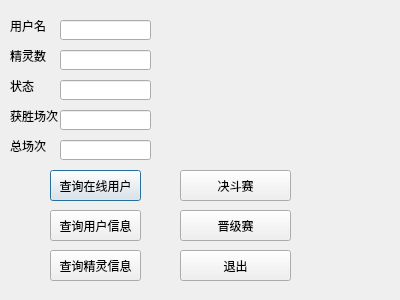
<?xml version="1.0" encoding="UTF-8"?>
<ui version="4.0">
 <class>Login</class>
 <widget class="QDialog" name="Login">
  <property name="geometry">
   <rect>
    <x>0</x>
    <y>0</y>
    <width>400</width>
    <height>300</height>
   </rect>
  </property>
  <property name="windowTitle">
   <string>Dialog</string>
  </property>
  <widget class="QLabel" name="label">
   <property name="geometry">
    <rect>
     <x>10</x>
     <y>20</y>
     <width>54</width>
     <height>12</height>
    </rect>
   </property>
   <property name="text">
    <string>用户名</string>
   </property>
  </widget>
  <widget class="QLabel" name="label_2">
   <property name="geometry">
    <rect>
     <x>10</x>
     <y>50</y>
     <width>54</width>
     <height>12</height>
    </rect>
   </property>
   <property name="text">
    <string>精灵数</string>
   </property>
  </widget>
  <widget class="QLabel" name="label_4">
   <property name="geometry">
    <rect>
     <x>10</x>
     <y>110</y>
     <width>54</width>
     <height>12</height>
    </rect>
   </property>
   <property name="text">
    <string>获胜场次</string>
   </property>
  </widget>
  <widget class="QLabel" name="label_5">
   <property name="geometry">
    <rect>
     <x>10</x>
     <y>140</y>
     <width>54</width>
     <height>12</height>
    </rect>
   </property>
   <property name="text">
    <string>总场次</string>
   </property>
  </widget>
  <widget class="QPushButton" name="CtotalBtn">
   <property name="geometry">
    <rect>
     <x>50</x>
     <y>170</y>
     <width>91</width>
     <height>31</height>
    </rect>
   </property>
   <property name="text">
    <string>查询在线用户</string>
   </property>
  </widget>
  <widget class="QPushButton" name="CpetBtn">
   <property name="geometry">
    <rect>
     <x>50</x>
     <y>250</y>
     <width>91</width>
     <height>31</height>
    </rect>
   </property>
   <property name="text">
    <string>查询精灵信息</string>
   </property>
  </widget>
  <widget class="QLineEdit" name="Lname">
   <property name="geometry">
    <rect>
     <x>60</x>
     <y>20</y>
     <width>91</width>
     <height>20</height>
    </rect>
   </property>
  </widget>
  <widget class="QLineEdit" name="Lpetnum">
   <property name="geometry">
    <rect>
     <x>60</x>
     <y>50</y>
     <width>91</width>
     <height>20</height>
    </rect>
   </property>
  </widget>
  <widget class="QLineEdit" name="Lonline">
   <property name="geometry">
    <rect>
     <x>60</x>
     <y>80</y>
     <width>91</width>
     <height>20</height>
    </rect>
   </property>
  </widget>
  <widget class="QLineEdit" name="Lwin">
   <property name="geometry">
    <rect>
     <x>60</x>
     <y>110</y>
     <width>91</width>
     <height>20</height>
    </rect>
   </property>
  </widget>
  <widget class="QLineEdit" name="Ltotal">
   <property name="geometry">
    <rect>
     <x>60</x>
     <y>140</y>
     <width>91</width>
     <height>20</height>
    </rect>
   </property>
  </widget>
  <widget class="QPushButton" name="LquitBtn">
   <property name="geometry">
    <rect>
     <x>180</x>
     <y>250</y>
     <width>111</width>
     <height>31</height>
    </rect>
   </property>
   <property name="text">
    <string>退出</string>
   </property>
  </widget>
  <widget class="QLabel" name="label_3">
   <property name="geometry">
    <rect>
     <x>10</x>
     <y>80</y>
     <width>54</width>
     <height>12</height>
    </rect>
   </property>
   <property name="text">
    <string>状态</string>
   </property>
  </widget>
  <widget class="QPushButton" name="Lfight1Btn">
   <property name="geometry">
    <rect>
     <x>180</x>
     <y>170</y>
     <width>111</width>
     <height>31</height>
    </rect>
   </property>
   <property name="text">
    <string>决斗赛</string>
   </property>
  </widget>
  <widget class="QPushButton" name="Lfight2Btn">
   <property name="geometry">
    <rect>
     <x>180</x>
     <y>210</y>
     <width>111</width>
     <height>31</height>
    </rect>
   </property>
   <property name="text">
    <string>晋级赛</string>
   </property>
  </widget>
  <widget class="QPushButton" name="LuserBtn">
   <property name="geometry">
    <rect>
     <x>50</x>
     <y>210</y>
     <width>91</width>
     <height>31</height>
    </rect>
   </property>
   <property name="text">
    <string>查询用户信息</string>
   </property>
  </widget>
 </widget>
 <resources/>
 <connections>
  <connection>
   <sender>LquitBtn</sender>
   <signal>clicked()</signal>
   <receiver>Login</receiver>
   <slot>close()</slot>
   <hints>
    <hint type="sourcelabel">
     <x>278</x>
     <y>260</y>
    </hint>
    <hint type="destinationlabel">
     <x>348</x>
     <y>92</y>
    </hint>
   </hints>
  </connection>
 </connections>
</ui>
